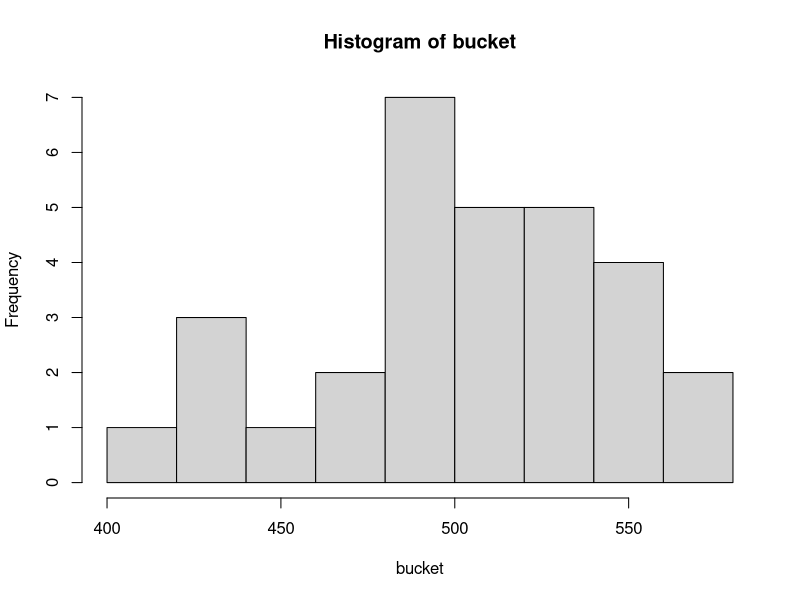

Here is the R script that generated this plot:
## ---- chunk 1
buildDY <- function(csize=35){
  bdlist=1:365
  out <- sample(bdlist,csize,replace=T)
}

## ---- chunk 2
try1=buildDY(csize = 35)
table(try1)

## ---- chunk 3
maxdup = function(inlist){
    out <- max(table(inlist))
}

## ---- chunk 4
buildDY <- function(csize=35){
  bdlist=1:365
  out <- sample(bdlist,csize,replace=T)
}

## ---- chunk 5
try1=buildDY(csize = 35)
table(try1)

## ---- chunk 6
maxdup = function(inlist){
    out <- max(table(inlist))
}

## ---- chunk 7
bucket=numeric()
for (j in 1:30){
  


brownlow=0
trials = numeric()

for (i in 1:1137) {
  a<-buildDY(csize = 35)
  trials[i] = maxdup(a)
 
}

out <- ifelse(trials>=2,1,-2) 
bucket[j] <- sum(out)
}
hist(bucket)

## ---- chunk 8
buildDY <- function(csize=35){
  bdlist=1:365
  out <- sample(bdlist,csize,replace=T)
}

## ---- chunk 9
maxdup = function(inlist){
    out <- max(table(inlist))
}
## ---- chunk 10
bucket=numeric()
for (j in 1:30){
  


brownlow=0
trials = numeric()

for (i in 1:1137) {
  a<-buildDY(csize = 35)
  trials[i] = maxdup(a)
 
}

out <- ifelse(trials>=2,1,-2) 
bucket[j] <- sum(out)
}
## ---- chunk 11
mean(bucket)
sd(bucket)
## ---- chunk 12
buildDY <- function(csize=35){
  bdlist=1:365
  out <- sample(bdlist,csize,replace=T)
}

## ---- chunk 13
maxdup = function(inlist){
    out <- max(table(inlist))
}
## ---- chunk 14
bucket=numeric()
for (j in 1:10){
  


brownlow=0
trials = numeric()

for (i in 1:1137) {
  a<-buildDY(csize = 29)
  trials[i] = maxdup(a)
 
}

out <- ifelse(trials>=2,1,-2) 
bucket[j] <- sum(out)
}
